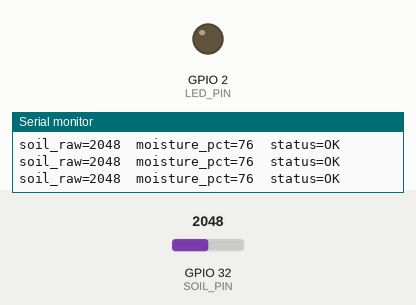
Simulated run of this program. Board: ESP32. Parts: output pins drawn as LEDs (lit = HIGH), the last lines printed to the serial monitor. Inputs (shaded band) come from the test bench; at power-on: GPIO 32 (SOIL_PIN) = 2048. WiFi joins after 1.5 s; servers stay silent unless stated; uploads are accepted with an empty reply.

Above: at 3.7 s.
3.8 s: GPIO 32 (SOIL_PIN) set to 2852
6.7 s: GPIO 32 (SOIL_PIN) set to 2949
At 7.2 s:
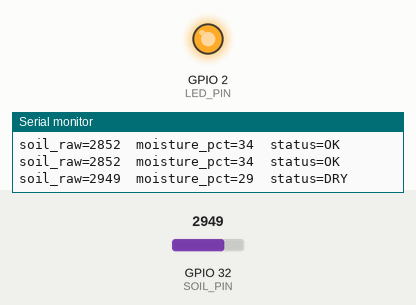
8.2 s: GPIO 32 (SOIL_PIN) set to 2866
At 9.4 s:
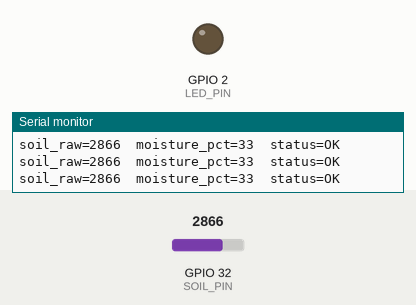
9.7 s: GPIO 32 (SOIL_PIN) set to 3603
At 10.8 s:
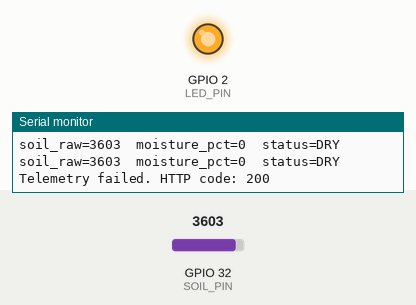
Timing chart, 0 to 12.2 s (numbered marks = the images above; inputs shaded):
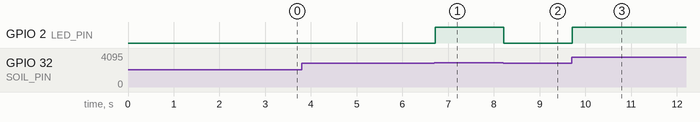

The program:

main.cpp
```cpp
#include <Arduino.h>
#include <HTTPClient.h>
#include <WiFi.h>
#include <WiFiClientSecure.h>
#include <ArduinoJson.h>

// Wi‑Fi credentials
#define WIFI_SSID     "[Input your own WiFi SSID]"
#define WIFI_PASSWORD "[Input your own WiFi password]"

// Azure IoT Hub configuration (HTTPS)
#define IOTHUB_NAME   "[Input your own IoT Hub Name]"
#define DEVICE_NAME   "[Input your own device name]"
#define API_VERSION   "2021-04-12"

#define SAS_TOKEN "[Input your own token]"

// Root CA certificate for Azure IoT Hub TLS
static const char *ROOT_CA = R"(-----BEGIN CERTIFICATE-----
Input your own Root CA certificate
-----END CERTIFICATE-----
)";

// Plant monitor pins + tuning
static const int SOIL_PIN = 32;  // ADC pin for soil sensor
static const int LED_PIN  = 2;   // on-board LED or external LED

// - DRY_RAW: sensor reading in air / very dry soil
// - WET_RAW: sensor reading in water / fully wet soil
// Then the code will map raw -> percent.
static const int DRY_RAW = 3500;
static const int WET_RAW = 1600;

// If soil moisture percent drops below this, LED turns on.
static const int DRY_PERCENT_THRESHOLD = 30;

// Telemetry interval (ms)
static const uint32_t TELEMETRY_INTERVAL_MS = 5000;

static uint32_t lastTelemetryTime = 0;

static String buildUrl() {
  String url = "https://";
  url += IOTHUB_NAME;
  url += ".azure-devices.net/devices/";
  url += DEVICE_NAME;
  url += "/messages/events?api-version=";
  url += API_VERSION;
  return url;
}

static void connectWiFi() {
  if (WiFi.status() == WL_CONNECTED) return;

  WiFi.mode(WIFI_STA);
  WiFi.begin(WIFI_SSID, WIFI_PASSWORD);

  Serial.print("Connecting to WiFi");
  uint32_t start = millis();
  while (WiFi.status() != WL_CONNECTED) {
    delay(500);
    Serial.print(".");
    if (millis() - start > 20000) {
      Serial.println("\nWiFi connect timeout, retrying...");
      WiFi.disconnect(true);
      delay(500);
      WiFi.begin(WIFI_SSID, WIFI_PASSWORD);
      start = millis();
    }
  }

  Serial.println("\nWiFi connected");
  Serial.print("IP address: ");
  Serial.println(WiFi.localIP());
  Serial.print("MAC address: ");
  Serial.println(WiFi.macAddress());
}

static int clampInt(int v, int lo, int hi) {
  if (v < lo) return lo;
  if (v > hi) return hi;
  return v;
}

static int soilPercentFromRaw(int raw) {
  // Map raw -> percent where WET_RAW = 100% and DRY_RAW = 0%
  long denom = (long)DRY_RAW - (long)WET_RAW;
  if (denom == 0) return 0;

  long pct = (long)(DRY_RAW - raw) * 100L / denom;
  return clampInt((int)pct, 0, 100);
}

static bool sendTelemetryToAzure(int raw, int moisturePct, bool isDry) {
  if (WiFi.status() != WL_CONNECTED) return false;

  // Examples:
  // [ALERT] PLANT NEEDS WATER | moisture=18% | raw=2731
  // [OK]    Plant OK          | moisture=55% | raw=2012
  String msg;
  if (isDry) {
    msg = "[ALERT] PLANT NEEDS WATER | moisture=";
  } else {
    msg = "[OK] Plant OK | moisture=";
  }
  msg += String(moisturePct);
  msg += "% | raw=";
  msg += String(raw);

  // Copy into a stable C buffer for HTTPClient
  char payload[160];
  msg.toCharArray(payload, sizeof(payload));

  WiFiClientSecure client;
  client.setCACert(ROOT_CA);

  HTTPClient http;
  String url = buildUrl();

  if (!http.begin(client, url)) {
    Serial.println("http.begin failed");
    return false;
  }

  http.addHeader("Content-Type", "text/plain");
  http.addHeader("Authorization", SAS_TOKEN);

  int httpCode = http.POST((uint8_t*)payload, strlen(payload));

  // IoT Hub returns 204 No Content for successful device-to-cloud telemetry
  bool ok = (httpCode == 204);

  if (ok) {
    Serial.print("Telemetry sent: ");
    Serial.println(msg);
  } else {
    Serial.print("Telemetry failed. HTTP code: ");
    Serial.println(httpCode);
    String body = http.getString();
    if (body.length() > 0) {
      Serial.print("Response: ");
      Serial.println(body);
    }
  }

  http.end();
  return ok;
}

void setup() {
  Serial.begin(115200);
  delay(1000);

  pinMode(LED_PIN, OUTPUT);
  digitalWrite(LED_PIN, LOW);

  Serial.println("Plant monitor starting...");
  Serial.println("Calibrate DRY_RAW / WET_RAW using Serial output if needed.");

  connectWiFi();
}

void loop() {
  connectWiFi();

  // Read soil sensor
  int raw = analogRead(SOIL_PIN);
  int moisturePct = soilPercentFromRaw(raw);
  bool isDry = (moisturePct <= DRY_PERCENT_THRESHOLD);

  // LED alert
  digitalWrite(LED_PIN, isDry ? HIGH : LOW);

  // Serial debug
  Serial.print("soil_raw=");
  Serial.print(raw);
  Serial.print("  moisture_pct=");
  Serial.print(moisturePct);
  Serial.print("  status=");
  Serial.println(isDry ? "DRY" : "OK");

  // Telemetry
  if (millis() - lastTelemetryTime >= TELEMETRY_INTERVAL_MS) {
    sendTelemetryToAzure(raw, moisturePct, isDry);
    lastTelemetryTime = millis();
  }

  delay(500);
}
```

Measured:
- the behaviour switches between 2911 and 2912 on GPIO 32 (SOIL_PIN) (found by bisection; images 0 and 1)
- after the input at 6.7 s, GPIO 2 (LED_PIN): LOW → HIGH at once
- after the input at 8.2 s, GPIO 2 (LED_PIN): HIGH → LOW at once
- after the input at 9.7 s, GPIO 2 (LED_PIN): LOW → HIGH at once
